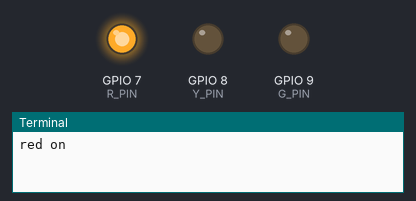
A program run on a simulated Raspberry Pi (BCM pin numbers). On the bench: output pins drawn as LEDs (lit = HIGH), the last lines printed to the terminal. At 6.0 s the program stops and its outputs stay as they are.

Above: at 0.1 s.
At 2.1 s:
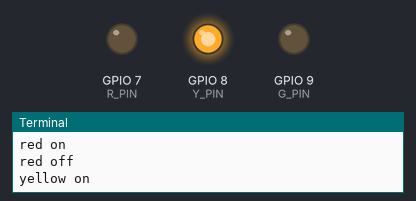
At 4.1 s:
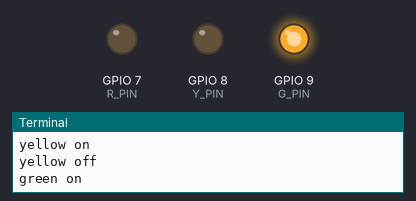
At 6.1 s:
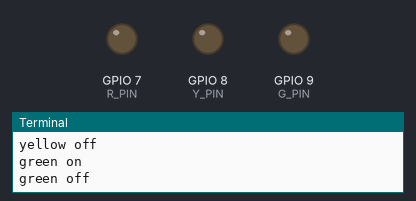
Timing chart, 0 to 7.5 s (numbered marks = the images above):
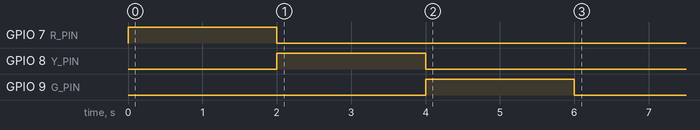

The program:

led_blink.py
```python
import RPi.GPIO as GPIO
import time

R_PIN = 7
Y_PIN = 8
G_PIN = 9
GPIO.setmode(GPIO.BCM) #GPIO.BCM or GPIO.BOARD
GPIO.setup(R_PIN, GPIO.OUT)
GPIO.setup(Y_PIN, GPIO.OUT)
GPIO.setup(G_PIN, GPIO.OUT)

GPIO.output(R_PIN, GPIO.HIGH)
print("red on")
time.sleep(2)
GPIO.output(R_PIN, GPIO.LOW)
GPIO.output(Y_PIN, GPIO.HIGH)
print("red off")
print("yellow on")
time.sleep(2)
GPIO.output(Y_PIN, GPIO.LOW)
GPIO.output(G_PIN, GPIO.HIGH)
print("yellow off")
print("green on")
time.sleep(2)
GPIO.output(G_PIN, GPIO.LOW)
print("green off")

GPIO.cleanup() #GPIO 핀상태 초기화
```

Measured:
- by itself, GPIO 7 (R_PIN): LOW → HIGH at 0.00 s, → LOW 2.0 s later
- by itself, GPIO 8 (Y_PIN): LOW → HIGH at 2.0 s, → LOW 2.0 s later
- by itself, GPIO 9 (G_PIN): LOW → HIGH at 4.0 s, → LOW 2.0 s later
